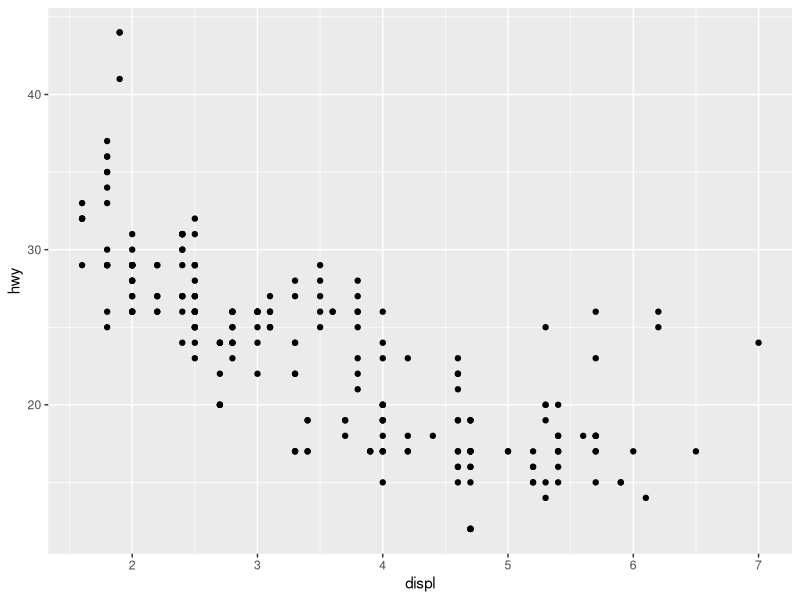
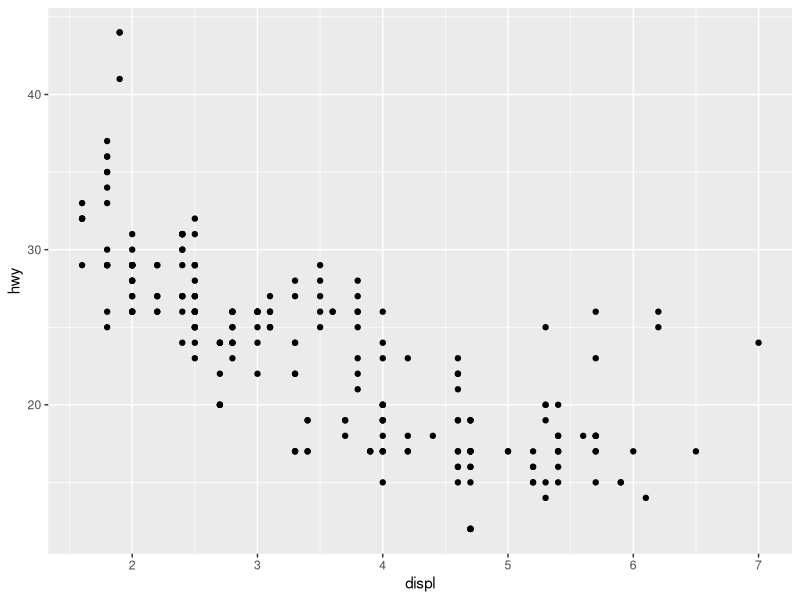
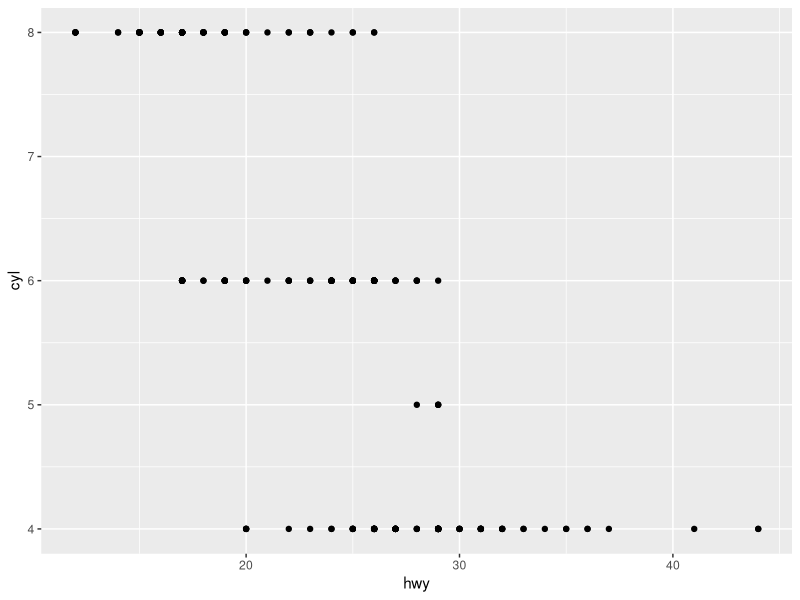
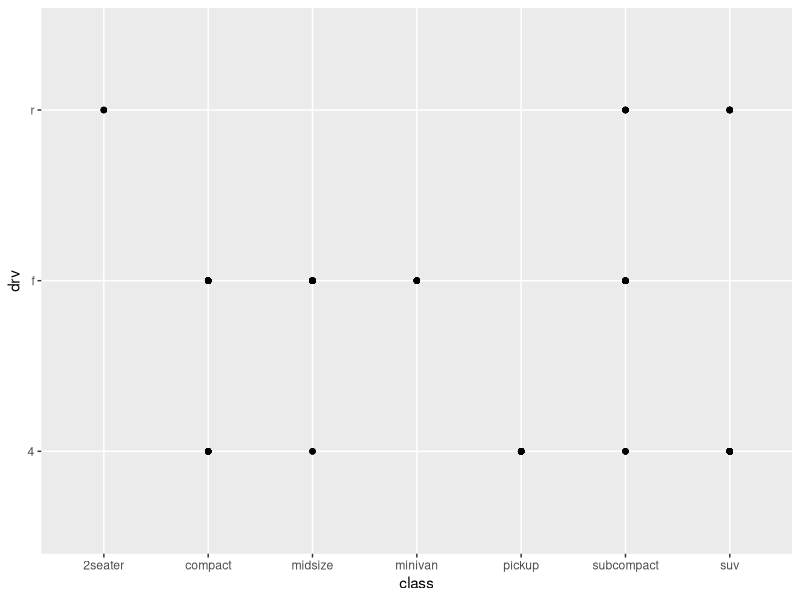
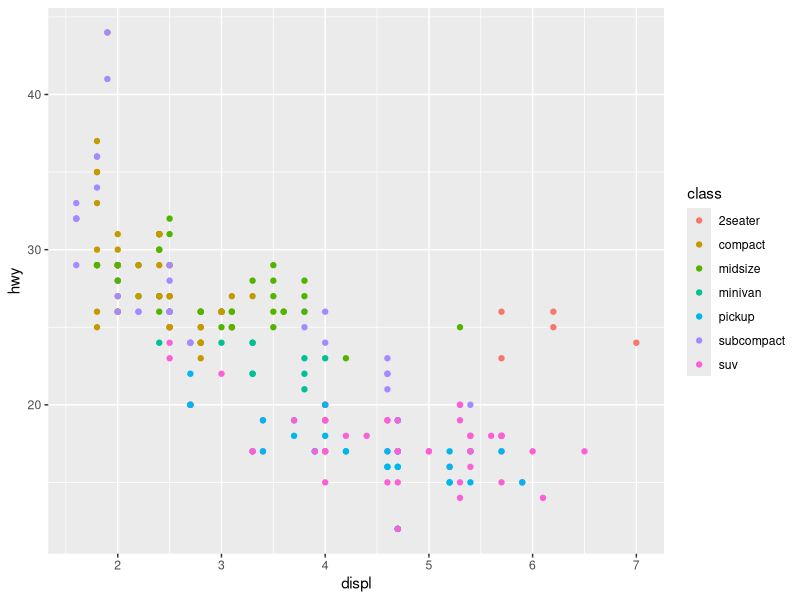
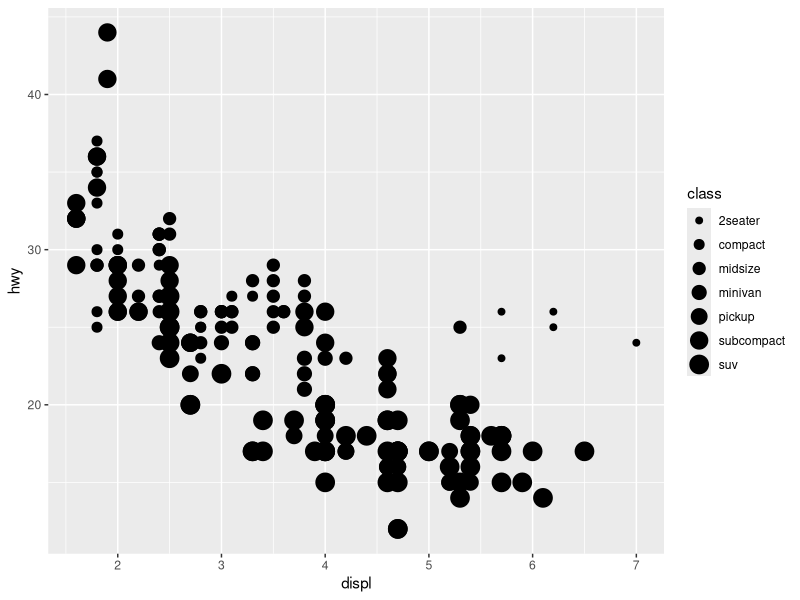
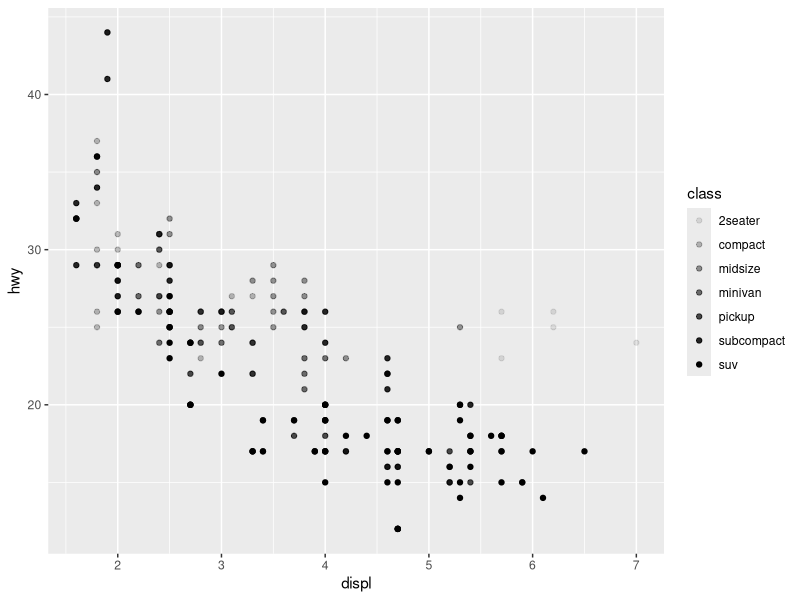
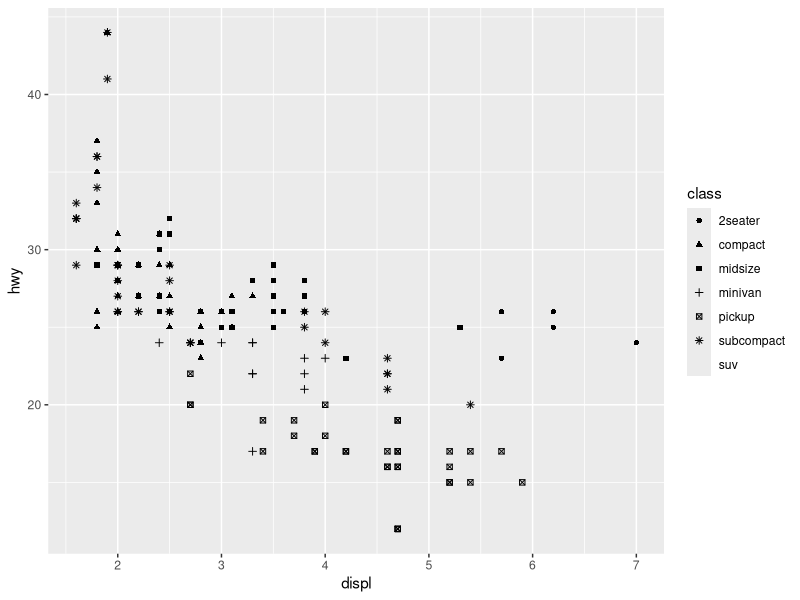

Recreate these plots in R, in order. (Note: this script raises an error after producing the figures.)
## ---- chunk 1
knitr::opts_chunk$set(echo = TRUE)
## ---- chunk 2
library("tidyverse")
## ---- chunk 3
ggplot(data = mpg) +
  geom_point(mapping = aes(x = displ, y = hwy))
## ---- chunk 4
ggplot(data = mpg) +
  geom_point(mapping = aes(x = displ, y = hwy))
## ---- chunk 5
dim(mpg)
## ---- chunk 6
ggplot(data = mpg) +
  geom_point(mapping = aes(x = hwy, y = cyl))
## ---- chunk 7
ggplot(data = mpg) +
  geom_point(mapping = aes(x = class, y = drv))
## ---- chunk 8
ggplot(data = mpg) +
  geom_point(mapping = aes(x= displ, y = hwy, color = class))
## ---- chunk 9
ggplot(data = mpg) +
  geom_point(mapping = aes(x = displ, y =hwy, size = class))
## ---- chunk 10
 ggplot(data = mpg) +
   geom_point(mapping = aes(x = displ, y =hwy, alpha = class))
## ---- chunk 11
 ggplot(data = mpg) +
   geom_point(mapping = aes(x = displ, y =hwy, shape = class))
## ---- chunk 12
 ggplot(data = mpg) +
   geom_point(mapping = aes(x = displ, y =hwy), color = "blue")
## ---- chunk 13
ggplot(data = mpg) +
  geom_point(mapping = aes(x = displ, y = hwy, color = "blue"))
## ---- chunk 14
ggplot(data = mpg) +
  geom_point(mapping = aes(x = displ, y = hwy, color = year))
## ---- chunk 15
 ggplot(data = mpg) +
   geom_point(mapping = aes(x = displ, y =hwy, color = drv))
## ---- chunk 16
 ggplot(data = mpg) +
   geom_point(mapping = aes(x = displ, y =hwy, size = cty))
## ---- chunk 17
 ggplot(data = mpg) +
   geom_point(mapping = aes(x = displ, y =hwy, size = trans))
## ---- chunk 18
 ggplot(data = mpg) +
   geom_point(mapping = aes(x = displ, y =hwy, shape = cyl))
## ---- chunk 19
 ggplot(data = mpg) +
   geom_point(mapping = aes(x = displ, y =hwy, shape = manufacturer))
## ---- chunk 20
 ggplot(data = mpg) +
   geom_point(mapping = aes(x = displ, y =hwy, color = year, size = year))
## ---- chunk 21
 ggplot(data = mpg) +
   geom_point(mapping = aes(x = displ, y =hwy, color = drv, size = drv))
## ---- chunk 22
 ggplot(data = mpg) +
   geom_point(mapping = aes(x = displ, y =hwy, color = cyl, stroke = 3), shape = 13)
## ---- chunk 23
 ggplot(data = mpg) +
   geom_point(mapping = aes(x = displ, y = hwy, color = displ < 5, stroke = 1))
## ---- chunk 24
ggplot(data = mpg) +
  geom_point(mapping = aes(x = displ, y = hwy)) +
  facet_wrap(~ class, nrow = 2)
## ---- chunk 25
ggplot(data = mpg) +
   geom_point(mapping = aes(x = displ, y = hwy)) +
   facet_grid(drv ~ cyl)
## ---- chunk 26
ggplot(data = mpg) +
   geom_point(mapping = aes(x = displ, y = hwy)) +
   facet_wrap(~ cty, nrow = 2)
## ---- chunk 27
ggplot(data = mpg) +
   geom_point(mapping = aes(x = displ, hwy)) +
   facet_grid(drv ~ .)
## ---- chunk 28
ggplot(data = mpg) +
   geom_point(mapping = aes(x = displ, hwy)) +
   facet_grid(. ~ cyl)
## ---- chunk 29
ggplot(dat = mpg) +
   geom_point(mapping = aes(x = displ, y = hwy)) +
   facet_wrap(~ class, nrow = 2)
## ---- chunk 30
ggplot(data = mpg) +
   geom_point(mapping = aes(x = displ, y = hwy))
## ---- chunk 31
ggplot(data = mpg) +
   geom_smooth(mapping = aes(x = displ, y = hwy))
## ---- chunk 32
ggplot(data = mpg) +
   geom_smooth(mapping = aes(x = displ, y = hwy, linetype = drv))
## ---- chunk 33
ggplot(data = mpg) +
   geom_smooth(mapping = aes(x = displ, y = hwy))
## ---- chunk 34
ggplot(data = mpg) +
   geom_smooth(mapping = aes(x = displ, y = hwy, group = drv))
## ---- chunk 35
ggplot(data = mpg) +
   geom_smooth(
      mapping = aes(x = displ, y = hwy, color = drv),
      show.legend = FALSE
   )
## ---- chunk 36
ggplot(data = mpg) + 
  geom_point(mapping = aes(x = displ, y = hwy)) +
  geom_smooth(mapping = aes(x = displ, y = hwy))
## ---- chunk 37
ggplot(data = mpg, mapping = aes(x = displ, y = hwy)) +
   geom_point() +
   geom_smooth()
## ---- chunk 38
ggplot(data = mpg, mapping = aes(x = displ, y = hwy)) +
   geom_point(mapping = aes(color = class)) +
   geom_smooth()
## ---- chunk 39
ggplot(data = mpg, mapping = aes(x = displ, y = hwy)) +
   geom_point(mapping = aes(color = class)) +
   geom_smooth(data = filter(mpg, class == "subcompact"), se = FALSE)
## ---- chunk 40
ggplot(data = mpg, mapping = aes(x = displ, y = hwy, color = drv)) +
   geom_point() +
   geom_smooth(se = FALSE)
## ---- chunk 41
ggplot(data = mpg, mapping = aes(x = displ, y = hwy)) + 
  geom_point() + 
  geom_smooth()
## ---- chunk 42
ggplot() + 
  geom_point(data = mpg, mapping = aes(x = displ, y = hwy)) + 
  geom_smooth(data = mpg, mapping = aes(x = displ, y = hwy))
## ---- chunk 43
ggplot(data = mpg, mapping = aes(x = displ, y = hwy)) +
   geom_point() +
   geom_smooth(se = FALSE)
## ---- chunk 44
ggplot(data = mpg, mapping = aes(x = displ, y = hwy, group = drv)) +
   geom_point() +
   geom_smooth(se = FALSE)
## ---- chunk 45
ggplot(data = mpg, mapping = aes(x = displ, y = hwy, group = drv, color = drv)) +
   geom_point() +
   geom_smooth(se = FALSE)
## ---- chunk 46
ggplot(data = mpg, mapping = aes(x = displ, y = hwy)) +
   geom_point(mapping = aes(color = drv)) +
   geom_smooth(se = FALSE)
## ---- chunk 47
ggplot(data = mpg, mapping = aes(x = displ, y = hwy, group = drv)) +
   geom_point(mapping = aes(color = drv)) +
   geom_smooth(mapping = aes(linetype = drv), se = FALSE)
## ---- chunk 48
ggplot(data = mpg) + 
   geom_point(mapping = aes(x = displ, y = hwy, group = drv, fill = drv), color = "white", shape = 21, stroke = 2, size = 3)
## ---- chunk 49
ggplot(data = diamonds) +
   geom_bar(mapping = aes(x = cut, color = cut))

## ---- chunk 50
ggplot(data = diamonds) +
   geom_bar(mapping = aes(x = cut, fill = cut))
## ---- chunk 51
ggplot(data = diamonds) +
   geom_bar(mapping = aes(x = cut, fill = clarity))
## ---- chunk 52
ggplot(data = diamonds, mapping = aes(x = cut, fill = clarity)) + 
  geom_bar(alpha = 1/5, position = "identity")
## ---- chunk 53
ggplot(data = diamonds, mapping = aes(x = cut, colour = clarity)) + 
  geom_bar(fill = NA, position = "identity")
## ---- chunk 54
ggplot(data = diamonds) + 
  geom_bar(mapping = aes(x = cut, fill = clarity), position = "fill")
## ---- chunk 55
ggplot(data = diamonds) + 
  geom_bar(mapping = aes(x = cut, fill = clarity), position = "dodge")
## ---- chunk 56
ggplot(data = mpg) + 
  geom_point(mapping = aes(x = displ, y = hwy), position = "jitter")
## ---- chunk 57
ggplot(data = mpg, mapping = aes(x = cty, y = hwy)) +
   geom_point()
## ---- chunk 58
ggplot(data = mpg, mapping = aes(x = displ, y = hwy, color = drv)) + 
  geom_boxplot()
## ---- chunk 59
ggplot(data = mpg, mapping = aes(x = displ, y = hwy, color = drv)) + 
  geom_boxplot(position = "dodge2")
## ---- chunk 60
ggplot(data = mpg, mapping = aes(x = class, y = hwy)) + 
  geom_boxplot()
## ---- chunk 61
ggplot(data = mpg, mapping = aes(x = class, y = hwy)) + 
  geom_boxplot() +
  coord_flip()
